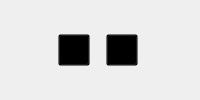
            <widget class="QWidget" name="page_noEdit">
             <layout class="QHBoxLayout" name="horizontalLayout">
              <property name="spacing">
               <number>0</number>
              </property>
              <property name="leftMargin">
               <number>0</number>
              </property>
              <property name="topMargin">
               <number>0</number>
              </property>
              <property name="rightMargin">
               <number>0</number>
              </property>
              <property name="bottomMargin">
               <number>0</number>
              </property>
              <item>
               <widget class="QPushButton" name="pBt_EditType">
                <property name="minimumSize">
                 <size>
                  <width>32</width>
                  <height>32</height>
                 </size>
                </property>
                <property name="maximumSize">
                 <size>
                  <width>32</width>
                  <height>32</height>
                 </size>
                </property>
                <property name="font">
                 <font>
                  <pointsize>9</pointsize>
                  <bold>true</bold>
                 </font>
                </property>
                <property name="styleSheet">
                 <string notr="true">QPushButton
{
	border:null;
	border-image: url(:/Skin/Images/Headphones/Type/editType-no.png);
	background:transparent;
}
QPushButton::hover
{
	border-image: url(:/Skin/Images/Headphones/Type/editType-ho.png);
}
</string>
                </property>
                <property name="text">
                 <string/>
                </property>
                <property name="checkable">
                 <bool>false</bool>
                </property>
                <property name="checked">
                 <bool>false</bool>
                </property>
               </widget>
              </item>
              <item>
               <spacer name="horizontalSpacer_5">
                <property name="orientation">
                 <enum>Qt::Horizontal</enum>
                </property>
                <property name="sizeType">
                 <enum>QSizePolicy::Fixed</enum>
                </property>
                <property name="sizeHint" stdset="0">
                 <size>
                  <width>6</width>
                  <height>20</height>
                 </size>
                </property>
               </spacer>
              </item>
              <item>
               <widget class="QPushButton" name="pBt_LoadPlan">
                <property name="minimumSize">
                 <size>
                  <width>32</width>
                  <height>32</height>
                 </size>
                </property>
                <property name="maximumSize">
                 <size>
                  <width>32</width>
                  <height>32</height>
                 </size>
                </property>
                <property name="font">
                 <font>
                  <pointsize>9</pointsize>
                  <bold>true</bold>
                 </font>
                </property>
                <property name="styleSheet">
                 <string notr="true">QPushButton
{
	
	border-image: url(:/Skin/Images/Headphones/AllEdit/load-no.png);
	background:transparent;
}
QPushButton::hover
{
	border-image: url(:/Skin/Images/Headphones/AllEdit/load-ho.png);
}
QPushButton::disabled
{	
	border-image: url(:/Skin/Images/Headphones/AllEdit/load-ho.png);
}</string>
                </property>
                <property name="text">
                 <string/>
                </property>
               </widget>
              </item>
              <item>
               <spacer name="horizontalSpacer_3">
                <property name="orientation">
                 <enum>Qt::Horizontal</enum>
                </property>
                <property name="sizeType">
                 <enum>QSizePolicy::Fixed</enum>
                </property>
                <property name="sizeHint" stdset="0">
                 <size>
                  <width>6</width>
                  <height>20</height>
                 </size>
                </property>
               </spacer>
              </item>
              <item>
               <widget class="QPushButton" name="pBt_ExportPlan">
                <property name="enabled">
                 <bool>true</bool>
                </property>
                <property name="minimumSize">
                 <size>
                  <width>32</width>
                  <height>32</height>
                 </size>
                </property>
                <property name="maximumSize">
                 <size>
                  <width>32</width>
                  <height>32</height>
                 </size>
                </property>
                <property name="font">
                 <font>
                  <pointsize>9</pointsize>
                  <bold>true</bold>
                 </font>
                </property>
                <property name="styleSheet">
                 <string notr="true">QPushButton
{
	
	border-image: url(:/Skin/Images/Headphones/AllEdit/export-no.png);
	background:transparent;
}
QPushButton::hover
{
	border-image: url(:/Skin/Images/Headphones/AllEdit/export-ho.png);
}
QPushButton::disabled
{	
	border-image: url(:/Skin/Images/Headphones/AllEdit/export-dis.png);
}</string>
                </property>
                <property name="text">
                 <string/>
                </property>
               </widget>
              </item>
              <item>
               <spacer name="horizontalSpacer_4">
                <property name="orientation">
                 <enum>Qt::Horizontal</enum>
                </property>
                <property name="sizeType">
                 <enum>QSizePolicy::Fixed</enum>
                </property>
                <property name="sizeHint" stdset="0">
                 <size>
                  <width>6</width>
                  <height>20</height>
                 </size>
                </property>
               </spacer>
              </item>
              <item>
               <widget class="QPushButton" name="pBt_NewPlan">
                <property name="enabled">
                 <bool>true</bool>
                </property>
                <property name="minimumSize">
                 <size>
                  <width>32</width>
                  <height>32</height>
                 </size>
                </property>
                <property name="maximumSize">
                 <size>
                  <width>32</width>
                  <height>32</height>
                 </size>
                </property>
                <property name="font">
                 <font>
                  <pointsize>9</pointsize>
                  <bold>true</bold>
                 </font>
                </property>
                <property name="styleSheet">
                 <string notr="true">QPushButton
{
	font-weight: bold;
	color: #CCCCCC;
	border:null;
	border-image: url(:/Skin/Images/Headphones/add-no.png);
	background:transparent;
}
QPushButton::hover
{
	border-image: url(:/Skin/Images/Headphones/add-ho.png);
	color: rgb(175, 175, 175);
}</string>
                </property>
                <property name="text">
                 <string/>
                </property>
               </widget>
              </item>
             </layout>
            </widget>
